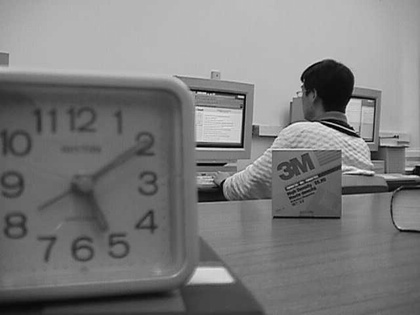
%> input picture 06 practice-myself_codes_notes/03 SCI_CODE_PAPER_FUSION/01 code/01 quality metrics/图像清晰度评价指标Matlab/labB.jpg, 420 x 315 px, shrunk from 640 x 480 before the run
$ octave --eval "mi;"   (GNU Octave 9; MATLAB toolbox functions it lacks are replaced by stand-ins)
%> lines starting %> are read from the running program, lines starting %| are printed output that depends on the picture
function mi

[name,path]=uigetfile({'*.*','请选择原图像A'},'请打开原图像A');
%> the answer given: labA.jpg
file1=strcat(path,name);
[name,path]=uigetfile({'*.*','请选择融合图像F'},'请打开融合图像F');
%> the answer given: labB.jpg
file2=strcat(path,name);
a=imread(file2);
%> a is the input picture: size 315x420x3 uint8; min 0, max 251, mean 123.7
b=imread(file1);
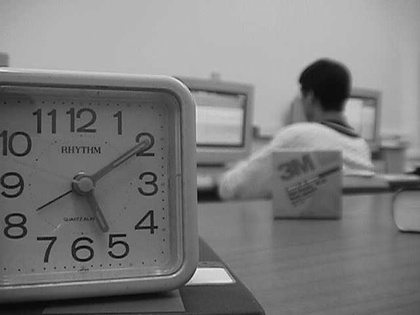
%> input picture 06 practice-myself_codes_notes/03 SCI_CODE_PAPER_FUSION/01 code/01 quality metrics/图像清晰度评价指标Matlab/labA.jpg, 420 x 315 px, shrunk from 640 x 480 before the run
%> b is the input picture: size 315x420x3 uint8; min 0, max 242, mean 124.2
a=rgb2gray(a);
%> a: size 315x420 uint8
b=rgb2gray(b);
%> b: size 315x420 uint8
a=double(a);
%> a: size 315x420 double
b=double(b);
%> b: size 315x420 double
[M,N]=size(a);
%> M = 315; N = 420
hab=zeros(256,256);
if max(max(a))~=min(min(a))
    a=(a-min(min(a)))/(max(max(a))-min(min(a)));
else
    a=zeros(M,N);
end
if max(max(b))~=min(min(b))
    b=(b-min(min(b)))/(max(max(b))-min(min(b)));
else
    b=zeros(M,N);
end
a=double(int16(a*255))+1;
b=double(int16(b*255))+1;

for i=1:M
    for j=1:N
        index_x=a(i,j);
        index_y=b(i,j);
        hab(index_x,index_y)=hab(index_x,index_y)+1;
    end
end

habsum=sum(sum(hab));
%> habsum = 132300
index=find(hab~=0);
%> index = 14888 values from 67 to 65498
pab=hab/habsum;
Hab=sum(sum(-pab(index).*log2(pab(index))));
%> Hab = 11.2

pa=sum(pab');
%> pa = 256 values, max 0.0488 at index 189, min 0 at index 33, mean 0.00391
index=find(pa~=0);
%> index = 242 values from 1 to 256
Ha=sum(sum(-pa(index).*log2(pa(index))));
%> Ha = 6.99

pb=sum(pab);
%> pb = 256 values, max 0.0504 at index 196, min 0 at index 11, mean 0.00391
index=find(pb~=0);
%> index = 239 values from 1 to 256
Hb=sum(sum(-pb(index).*log2(pb(index))));
%> Hb = 6.94

mi=Ha+Hb-Hab;
%> mi = 2.73


a=imread(file2);
[name,path]=uigetfile({'*.*','请选择原图像B'},'请打开原图像B');
%> the answer given: labB.jpg
file3=strcat(path,name);
b=imread(file3);
a=rgb2gray(a);
b=rgb2gray(b);
a=double(a);
b=double(b);
[M,N]=size(a);
hab=zeros(256,256);
if max(max(a))~=min(min(a))
    a=(a-min(min(a)))/(max(max(a))-min(min(a)));
else
    a=zeros(M,N);
end
if max(max(b))~=min(min(b))
    b=(b-min(min(b)))/(max(max(b))-min(min(b)));
else
    b=zeros(M,N);
end
a=double(int16(a*255))+1;
b=double(int16(b*255))+1;

for i=1:M
    for j=1:N
        index_x=a(i,j);
        index_y=b(i,j);
        hab(index_x,index_y)=hab(index_x,index_y)+1;
    end
end
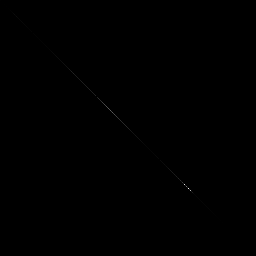
%> hab: size 256x256 double; min 0, max 6451, mean 2; drawn with min black and max white

habsum=sum(sum(hab));
index=find(hab~=0);
%> index = 242 values from 1 to 65536
pab=hab/habsum;
Hab=sum(sum(-pab(index).*log2(pab(index))));
%> Hab = 6.99

pa=sum(pab');
index=find(pa~=0);
%> index = 242 values from 1 to 256
Ha=sum(sum(-pa(index).*log2(pa(index))));

pb=sum(pab);
%> pb has the same summary as pa
index=find(pb~=0);
Hb=sum(sum(-pb(index).*log2(pb(index))));
%> Hb = 6.99

MI=Ha+Hb-Hab+mi
%> MI = 9.72
